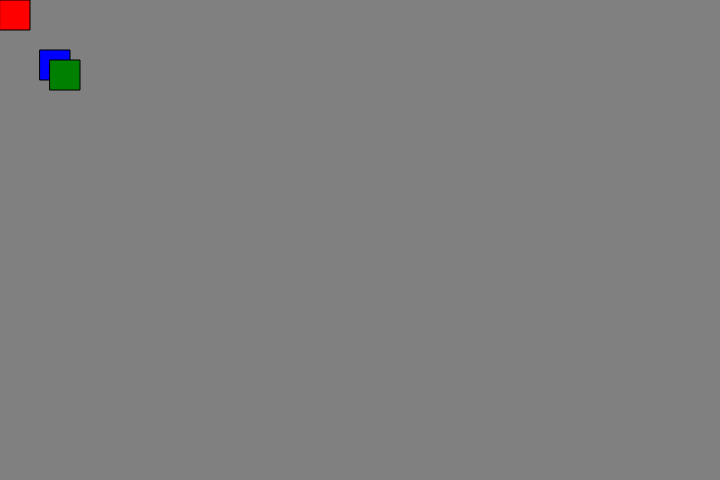
Frame 1 (no input)
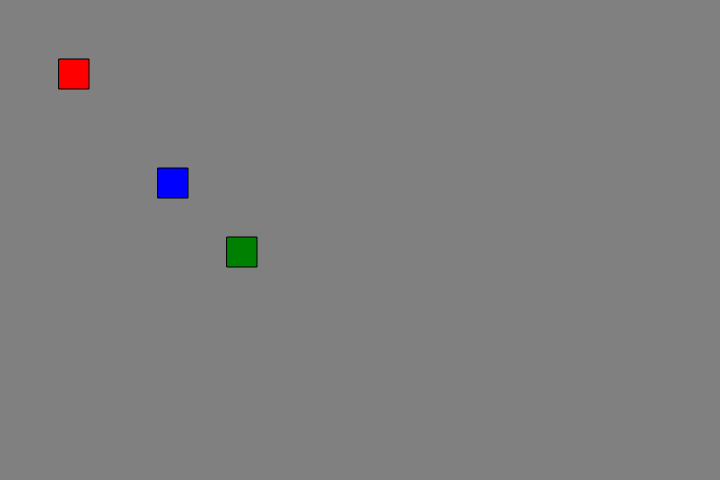
Frame 60 (no input)
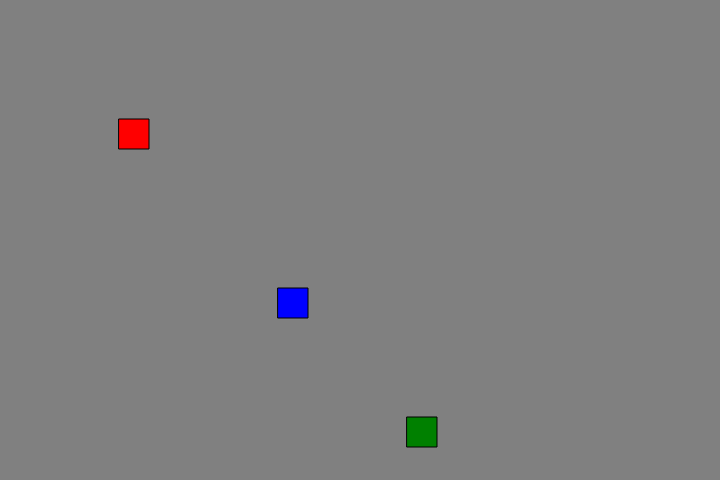
Frame 120 (the mouse pressed at the canvas centre since frame 60)

The p5.js sketch that drew these frames (run headless with seeded random() and noise() and a simulated clock; from frame 60 on, the mouse is pressed at the canvas centre):

// p5.js sketch
// ── sketch.js
var redBrick = {
    x: 0,
    y: 0,
    w: 30,
    h: 30,
    xSpeed: 1,
    ySpeed: 1,
    color: 'red',
    draw: function(){
        fill(this.color); // 'this' refers to self so u dont need to write 'redBrick'
        rect(this.x, this.y, this.w, this.h);
    },
    move: function(){
        this.x += this.xSpeed;
        this.y += this.ySpeed;

        if(this.x < 0 || this.x > width -this.w){ // || means or
            this.xSpeed *= -1;
        }
        if (this.y > height - this.h || this.y < 0){
            this.ySpeed *= -1;
        }
       // redBrick.x = (redBrick.x + 1) % width;
       // redBrick.y = (redBrick.y + 1) % height;
    }
};

var blueBrick = {
    x: 40,
    y: 50,
    w: 30,
    h: 30,
    xSpeed: 2,
    ySpeed: 2,
    color: 'blue',
    draw: function(){
        fill(this.color); 
        rect(this.x, this.y, this.w, this.h);
    },
    move: function(){
        this.x += this.xSpeed;
        this.y += this.ySpeed;

        if(this.x < 0 || this.x > width - this.w){ 
            this.xSpeed *= -1;
        }
        if (this.y > height - this.h || this.y < 0){
            this.ySpeed *= -1;
        }
    }
};

var greenBrick = {
    x: 50,
    y: 60,
    w: 30,
    h: 30,
    xSpeed: 3,
    ySpeed: 3,
    color: 'green',
    draw: function(){
        fill(this.color); 
        rect(this.x, this.y, this.w, this.h);
    },
    move: function(){
        this.x += this.xSpeed;
        this.y += this.ySpeed;

        if(this.x < 0 || this.x > width - this.w){ 
            this.xSpeed *= -1;
        }
        if (this.y > height - this.h || this.y < 0){
            this.ySpeed *= -1;
        }
    }
};

// redBrick.x++ returns current vlaue then increments 
// ++redBrick.x increments value and then returns it

function setup(){
    createCanvas(720,480);
};

function draw(){
    background('grey')
     redBrick.draw();
     redBrick.move();
     blueBrick.draw();
     blueBrick.move();
     greenBrick.draw();
     greenBrick.move();

};


// ── script.js
var kitty = {
    cute: true,
    hungry: 0.8,
    lives: 9,
    fur: {
        fluffy: true,
        colour: "red",
    },
    threats: null,
    meow: function meow(){ // a function contained as a key value pair of an object is called a method 
        return "meow";
    }, // annonymous functiions have no name
};

console.log(kitty.meow()); // ()function invokation operator

console.log(kitty.two);
// if you ask for a variable name that is not decalred, it gives you an error
// an undeclared parameter of an object gives undefined and no error

kitty.lives++;
console.log(kitty);

kitty.two = "two"; // objects are changable and muteable. you can add to them after they are created 
console.log(kitty);

// kitty.travel(); // error bc you cannot invoke undefined as a function

console.log(typeof kitty.future++); // results in a type number with vlaue NaN (not a number)

console.log(kitty.lives / null);
// null gets coerced to 0 when changing to type number!!


// . is the accessor of an object. left of . is the key, right of . is an object
kitty.fur.fluffy; 

if(kitty.cute){ 
    console.log('true?');
}else{
    console.log('false?')
} 

for (key in kitty){
    console.log(key);
    kitty[key]; // alternate accessor for objects in javascript
    // kitty["meow" + count];
}
var x = {};
x.y = 12; // mutates objects with assignments
x.z; // returns undefined 
//x.z() // throws an error by trying to invoke undefined as a function
x.z = function(){}; // method
x.z(); // invokes the z method and returns undefined unless moified 
